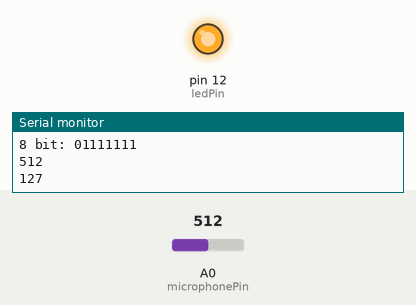
The sketch below on a simulated Arduino Uno, built with avr-gcc and run on an emulated ATmega328P. On the bench: output pins drawn as LEDs (lit = HIGH), the last lines printed to the serial monitor. Inputs (shaded band) come from the test bench; at power-on: A0 (microphonePin) = 512.

Above: at 1.8 s.
1.9 s: A0 (microphonePin) set to 3
3.4 s: A0 (microphonePin) set to 0
At 5.2 s:
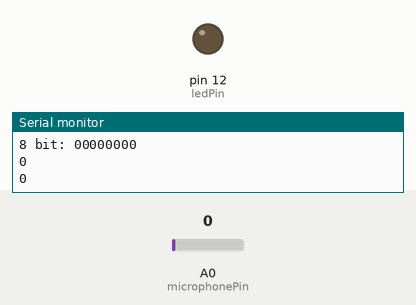
5.5 s: A0 (microphonePin) set to 18
At 6.9 s:
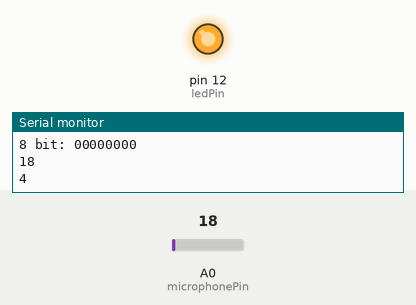
Timing chart, 0 to 8.5 s (numbered marks = the images above; inputs shaded):
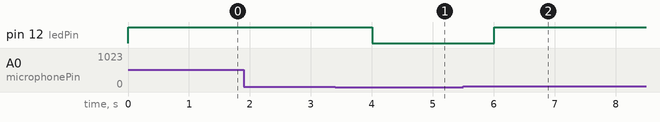

The sketch:

sketch_apr16a.ino
```cpp
const int microphonePin = 0;
const int ledPin=12;
const int threshold=1;
void setup() {
  pinMode(ledPin,OUTPUT);
  Serial.begin(9600);
  pinMode(1,OUTPUT);
}

void loop() {
  int y1=analogRead(microphonePin);
  Serial.println(y1);
  if(y1>threshold){
    digitalWrite(ledPin,HIGH);
  }
  else{digitalWrite(ledPin,LOW);}
  int mapped = map(y1, 0, 1023, 0, 255);
  Serial.println(mapped);
  delay(1000);
  //int myInts[10];
  /*Serial.print("10 bit: ");
  for (int i = 0; i < 10; i = i + 1) {
    int remainder;
    remainder=y1%2;
    y1=y1/2;
    myInts[9-i]=remainder;
  }
  for (int i = 0; i < 10; i = i + 1) {
    Serial.print(myInts[i]);
  }
  Serial.println();*/

  Serial.print("8 bit: ");
  int myInts2[8];
  for (int i = 0; i < 8; i = i + 1) {
    int remainder2;
    remainder2=mapped%2;
    mapped/=2;
    myInts2[7-i]=remainder2;
  }
  for (int i = 0; i < 8; i = i + 1) {
    Serial.print(myInts2[i]);
  }
  Serial.println();
  //digitalWrite(ledPin,LOW);
}
```

Measured:
- the behaviour switches between 2 and 1 on A0 (microphonePin) (found by bisection; images 0 and 1)
- after the input at 3.4 s, pin 12 (ledPin): HIGH → LOW after 0.60 s
- after the input at 5.5 s, pin 12 (ledPin): LOW → HIGH after 0.51 s
